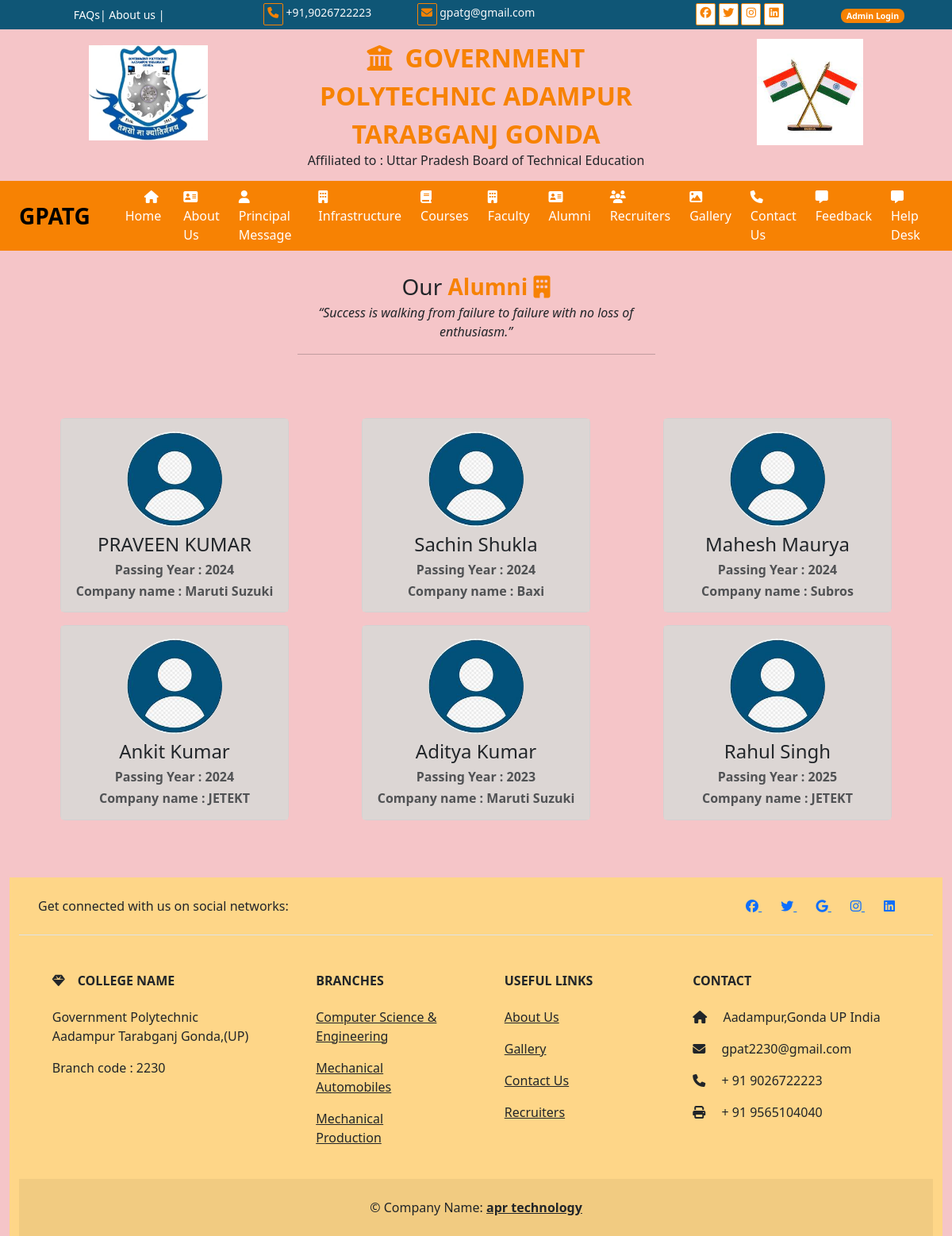
/alumony/, run on the app's committed database.
### user/models.py (models this page shows)
class tbl_alumni(models.Model):
    name=models.CharField(max_length=50,null=True)
    student_picture=models.ImageField(upload_to='static/placement/',null=True)
    company_name=models.CharField(max_length=40,null=True)
    placement_session=models.CharField(max_length=40,null=True)

### user/views.py (the view)
# urls.py: path('alumony/',views.alumony),
def alumony(request):
    data=tbl_alumni.objects.all().order_by('-id')
    md={"adata":data}
    return render(request,'alumony.html',md)

### templates/alumony.html (shortened to what this page needs)
{% extends 'base.html' %}
{% load static %}
{% block childpage %}
<div class="container bg-mycolor4">
<div class="row">
    <div class="col-sm-5 mx-auto text-center my-4">
        <p class="fs-3 m-0">Our <b class="txt-color1">Alumni
        <i class="fa-solid fa-building"></i>
        </b></p>
        <i> “Success is walking from failure to failure with no loss of enthusiasm.” </i>
        <hr/>
    </div>
</div>
    <div class="row my-4 ">
        {% for a in adata %}
        <div class="col-sm-4 ">
            <div class="card alu mx-auto mt-3" style="width: 18rem;">
  <div class="card-body border-0 bg-mycolor6 ">
      <center><img class="rounded-circle imgcenter" width="120" height="120" src="../{{a.student_picture}}"/>
      <h4 class="card-title mt-2">{{a.name}}</h4>
          <h6 class="card-subtitle my-2 text-body-secondary"><b>Passing Year : {{a.placement_session}}</b></h6>
    <h6 class="card-subtitle mt-2 text-body-secondary"><b>Company name : {{a.company_name}}</b></h6>
          </center>
  </div>
</div>
        </div>
      {% endfor %}
    </div>
</div>
{% endblock %}

### templates/base.html (shortened to what this page needs)
<!DOCTYPE html>
{% load static %}
<html lang="en">
<head>
    <link href="{% static 'css/bootstrap.css' %}" rel="stylesheet"/>
    <link href="{% static 'css/all.css' %}" rel="stylesheet"/>
    <link href="{% static 'css/bootstrap.css' %}" rel="stylesheet"/>
    <link href="{% static 'css/all.css' %}" rel="stylesheet"/>
</head>
<body>
<div class="container-fluid px-fluid bg-mycolor4">
    <div class="row t1 bg-mycolor2 text-light text-center py-1 sticky-top">
        <div class="col-sm-3 pt-1">
            <a href="/faqs/">FAQs|</a>
           <a href="/about/">About us</a> |
        </div>
        <div class="col-sm-2 text-center my-0 pt-0">
            <i class="fa-solid fa-phone ic my-0 pt-1"></i>
            +91,9026722223
        </div>
        <div class="col-sm-2">
            <i class="fa-solid fa-envelope ic  pt-1"></i>
            gpatg@gmail.com
        </div>
        <div class="col-sm-3 text-end">
                   <i class="fa-brands fa-facebook ic bg-white pt-1"> </i>
            <i class="fa-brands fa-twitter ic bg-white pt-1"> </i>
            <i class="fa-brands fa-instagram ic bg-white pt-1"> </i>
            <i class="fa-brands fa-linkedin ic bg-white pt-1"> </i>
               </div>
        <div class="col-sm-2 mt-1">
<a href="/admin/" class="badge bg-mycolor1 rounded-3" target="_blank">Admin Login</a>
</div>
        </div>
    <div class="row t2 pt-1">
       <div class="col-sm-10 mx-auto">
           <div class="row">
               <div class="col-sm-3 my-3">
                   <img src="{% static 'images/gpa.jpg'%}" style="height:120px;width:150px;"/>
               </div>
                 <div class="col-sm-6 fs-2 text-center my-2">
                        <b class="txt-color1">
          <i class="fa-solid fa-building-columns me-3"></i>GOVERNMENT POLYTECHNIC ADAMPUR TARABGANJ GONDA</b><br/>
                    <h6> Affiliated to : Uttar Pradesh Board of Technical Education</h6>
                 </div>
               <div class="col-sm-3 text-end mt-2">
                  <img src="{% static 'images/india.jpg'%}" style="height:150px" class="mx-6 pb-3"/>
           </div>
       </div>
    </div>
</div>
        <div class="row menu bg-mycolor1 sticky-top">
            <div class="col-sm-12 mx-auto">
                <nav class="navbar navbar-expand-lg bg-body-tertiary p-0 sticky-top" id="menu">
  <div class="container-fluid">
    <a class="navbar-brand fs-3" href="#"><b>GPATG</b></a>
    <div class="collapse navbar-collapse" id="navbarSupportedContent">
      <ul class="navbar-nav me-auto mb-2 mb-lg-0 mx-3">
        <li class="nav-item mx-1">
          <a class="nav-link active" aria-current="page" href="/home/">
              <i class="fa-solid fa-house ms-4"></i> Home</a>
        </li>
        <li class="nav-item ms-2">
          <a class="nav-link" href="/about/" target="_blank">
            <i class="fa-solid fa-address-card"></i> About Us</a>
        </li>
          <li class="nav-item ms-2">
          <a class="nav-link active" aria-current="page" target="_blank" href="/principal/">
              <i class="fa-solid fa-user"></i> Principal Message</a>
        </li>
<li class="nav-item ms-2">
          <a class="nav-link" href="/infra/" target="_blank">
            <i class="fa-solid fa-building"></i> Infrastructure</a>
        </li>
           <li class="nav-item ms-2">
          <a class="nav-link" href="/course/" target="_blank">
            <i class="fa-solid fa-book"></i> Courses</a>
        </li>
          <li class="nav-item ms-2">
          <a class="nav-link" href="/faculty/" target="_blank">
            <i class="fa-solid fa-building"></i> Faculty</a>
        </li>
          <li class="nav-item ms-2">
          <a class="nav-link" href="/alumony/" target="_blank">
            <i class="fa-solid fa-address-card"></i> Alumni</a>
        </li>
          <li class="nav-item ms-2">
          <a class="nav-link" href="/recruiters/" target="_blank">
            <i class="fa-solid fa-users"></i> Recruiters</a>
        </li>
          <li class="nav-item ms-2">
          <a class="nav-link" href="/gallery/" target="_blank">
            <i class="fa-solid fa-image"></i> Gallery</a>
        </li>
<li class="nav-item ms-2">
          <a class="nav-link" href="/contact/" target="_blank">
              <i class="fa-solid fa-phone"></i> Contact Us</a>
        </li>
          <li class="nav-item ms-2">
          <a class="nav-link" href="/feedback/" target="_blank">
            <i class="fa-solid fa-message"></i> Feedback</a>
        </li>
          <li class="nav-item ms-2">
          <a class="nav-link" href="/help/" target="_blank">
            <i class="fa-solid fa-message"></i> Help Desk</a>
        </li>
      </ul>
    </div>
  </div>
</nav>
            </div>
              </div>
<div class="row">
    <div class="col-sm-12">
        {% block childpage %}
        {% endblock %}
    </div>
</div>
    <div class="container-fluid bg-mycolor7  footer mt-5">
        <footer class="text-center text-lg-start text-dark">
  <section class="d-flex justify-content-center justify-content-lg-between p-4 border-bottom">
    <div class="me-5 d-none d-lg-block">
      <span>Get connected with us on social networks:</span>
    </div>
    <div>
      <a href="https://www.facebook.com/" class="me-4">
        <i class="fab fa-facebook"></i>
      </a>
      <a href="https://x.com/?lang=en" class="me-4">
        <i class="fab fa-twitter"></i>
      </a>
      <a href="https://www.google.com/" class="me-4">
        <i class="fab fa-google"></i>
      </a>
      <a href="https://www.instagram.com/" class="me-4">
        <i class="fab fa-instagram"></i>
      </a>
      <a href="https://www.linkedin.com/
" class="me-4">
        <i class="fab fa-linkedin"></i>
      </a>
    </div>
  </section>
  <section>
    <div class="container text-center text-md-start mt-5">
      <div class="row mt-3">
        <div class="col-md-3 col-lg-4 col-xl-3 mx-auto mb-4">
          <h6 class="text-uppercase fw-bold mb-4">
            <i class="fas fa-gem me-3"></i>College name
          </h6>
          <p>
         Government Polytechnic Aadampur Tarabganj Gonda,(UP)
          </p>
            <p>
         Branch code : 2230
          </p>
        </div>
        <div class="col-md-2 col-lg-2 col-xl-2 mx-auto mb-4">
          <h6 class="text-uppercase fw-bold mb-4">
          Branches
          </h6>
          <p>
            <a href="/course/" class="text-reset">Computer Science & Engineering</a>
          </p>
          <p>
            <a href="/course/" class="text-reset">Mechanical Automobiles</a>
          </p>
          <p>
            <a href="/course/" class="text-reset">Mechanical Production</a>
          </p>
        </div>
        <div class="col-md-3 col-lg-2 col-xl-2 mx-auto mb-4">
          <h6 class="text-uppercase fw-bold mb-4">
            Useful links
          </h6>
          <p>
            <a href="/about/" class="text-reset">About Us</a>
          </p>
          <p>
            <a href="/gallery/" class="text-reset">Gallery</a>
          </p>
          <p>
            <a href="/contact/" class="text-reset">Contact Us</a>
          </p>
          <p>
            <a href="/recruiters/" class="text-reset">Recruiters</a>
          </p>
        </div>
        <div class="col-md-4 col-lg-3 col-xl-3 mx-auto mb-md-0 mb-4">
          <h6 class="text-uppercase fw-bold mb-4">Contact</h6>
          <p><i class="fas fa-home me-3"></i> Aadampur,Gonda UP India</p>
          <p>
            <i class="fas fa-envelope me-3"></i>
            gpat2230@gmail.com
          </p>
          <p><i class="fas fa-phone me-3"></i> + 91 9026722223</p>
          <p><i class="fas fa-print me-3"></i> + 91  9565104040</p>
        </div>
      </div>
    </div>
  </section>
  <div class="text-center p-4" style="background-color: rgba(0, 0, 0, 0.05);">
    © Company Name:
    <a class="text-reset fw-bold" href="#">apr technology</a>
  </div>
</footer>
    </div>
</div>
</body>
</html>

### templates/base.html (style rules this page uses)
body { overflow-x:hidden; }
:root { --bgcolor1:#f78203; --bgcolor2:#0f5676; --bgcolor3:#ffb634; --bgcolor4:#f5c5c8; --bgcolor5:#f5ec90; --bgcolor6:#dcd6d4; --bgcolor7:#fed688; }
.bg-mycolor1 { background:var(--bgcolor1); }
.bg-mycolor2 { background:var(--bgcolor2); }
.bg-mycolor4 { background:var(--bgcolor4); }
.bg-mycolor6 { background:var(--bgcolor6); }
.bg-mycolor7 { background:var(--bgcolor7); }
.txt-color1 { color:var(--bgcolor1); }
.t1 a { color:white; text-decoration:none; }
.t1 { height:37px; font-size:14px; }
.ic { border:1px solid var(--bgcolor1); height:28px; width:25px; text-align:center; line-height:30px; border-radius:2px; color:var(--bgcolor1) }
#menu { background:var(--bgcolor1) !important; }
#menu ul li a { color:white; }
img { max-height:500px; }

### data on the page
tbl_alumni: student_picture (picture), name "PRAVEEN KUMAR", placement_session "2024", company_name "Maruti Suzuki"
tbl_alumni: student_picture (placeholder picture), name "Sachin Shukla", placement_session "2024", company_name "Baxi"
tbl_alumni: student_picture (picture), name "Mahesh Maurya", placement_session "2024", company_name "Subros"
tbl_alumni: student_picture (picture), name "Ankit Kumar", placement_session "2024", company_name "JETEKT"
tbl_alumni: student_picture (picture), name "Aditya Kumar", placement_session "2023", company_name "Maruti Suzuki"
tbl_alumni: student_picture (picture), name "Rahul Singh", placement_session "2025", company_name "JETEKT"
